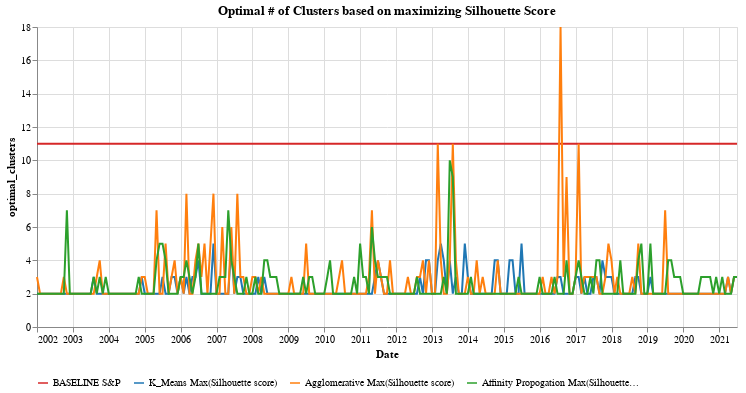

Notebook source saved alongside this figure:
### Code cell
### Optimal Cluster by Silhouette score
optimal_cluster_chart = pd.concat([ baseline_df['baseline_Nclusters'] ,km_df['silhouette_Nclusters'], ag_df['silhouette_Nclusters'], af_df['silhouette_Nclusters']], axis=1)
sort_order_list=['BASELINE S&P','K_Means Max(Silhouette score)','Agglomerative Max(Silhouette score)','Affinity Propogation Max(Silhouette score)']
optimal_cluster_chart.columns=sort_order_list
#display(optimal_cluster_chart)
optimal_cluster_chart = optimal_cluster_chart.stack().reset_index()
optimal_cluster_chart.columns=['Date','Metric','optimal_clusters']
#display(optimal_cluster_chart)

alt.Chart(optimal_cluster_chart, title="Optimal # of Clusters based on maximizing Silhouette Score").mark_line().encode(
    x=alt.X('Date:T'),
    y=alt.Y('optimal_clusters:Q'),
    color=alt.Color('Metric:N', sort=sort_order_list,
                    #scale = alt.Scale(range = ['red', 'blue', 'purple','orange']),
                    scale = alt.Scale(range = ['#d62728', '#1f77b4', '#ff7f0e','#2ca02c']),
            legend=alt.Legend(orient="bottom", title=None),
    ),
).properties(
    width=700,
    height=300
)#.interactive()

### Figure 1 — Vega-Lite specification as saved in the notebook (floating-point values rounded to 4 significant figures; data arrays with more than 128 entries replaced by an {"elided": "..."} marker saying what was removed)
{"config": {"view": {"continuousWidth": 400, "continuousHeight": 300}}, "data": {"name": "data-ab3404b67191fedd583342922acda9b9"}, "mark": "line", "encoding": {"color": {"type": "nominal", "field": "Metric", "legend": {"orient": "bottom", "title": null}, "scale": {"range": ["#d62728", "#1f77b4", "#ff7f0e", "#2ca02c"]}, "sort": ["BASELINE S&P", "K_Means Max(Silhouette score)", "Agglomerative Max(Silhouette score)", "Affinity Propogation Max(Silhouette score)"]}, "x": {"type": "temporal", "field": "Date"}, "y": {"type": "quantitative", "field": "optimal_clusters"}}, "height": 300, "title": "Optimal # of Clusters based on maximizing Silhouette Score", "width": 700, "$schema": "https://vega.github.io/schema/vega-lite/v4.8.1.json", "datasets": {"data-ab3404b67191fedd583342922acda9b9": {"elided": "940 records"}}}
